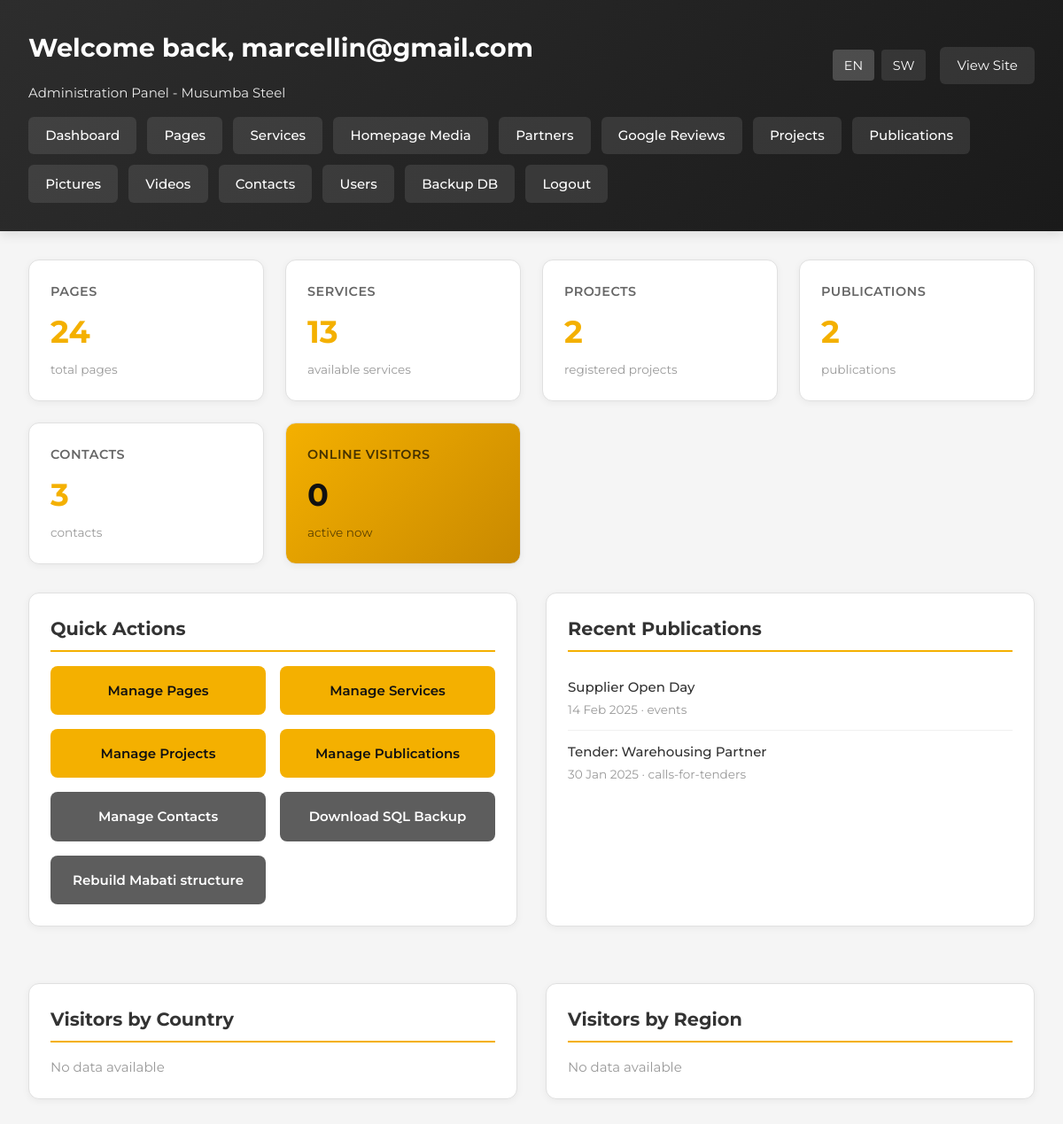
Page /admin/dashboard.php (signed in) on the committed database.
### tables this page shows
CREATE TABLE IF NOT EXISTS users (
    id INT AUTO_INCREMENT PRIMARY KEY,
    username VARCHAR(190) NOT NULL UNIQUE,
    password_hash VARCHAR(255) NOT NULL,
    role ENUM('user', 'admin') DEFAULT 'user',
    created_at TIMESTAMP DEFAULT CURRENT_TIMESTAMP
);

CREATE TABLE IF NOT EXISTS publications (
    id INT AUTO_INCREMENT PRIMARY KEY,
    type ENUM('events','training','national-holidays','international-holidays','calls-for-tenders','communicates') NOT NULL,
    title_en VARCHAR(255) NOT NULL,
    title_sw VARCHAR(255) NOT NULL,
    body_en TEXT,
    body_sw TEXT,
    attachment VARCHAR(255),
    published_on DATE,
    created_at TIMESTAMP DEFAULT CURRENT_TIMESTAMP,
    updated_at TIMESTAMP DEFAULT CURRENT_TIMESTAMP ON UPDATE CURRENT_TIMESTAMP
);

### includes/helpers.php (called while the page is built, shortened)
<?php
require_once __DIR__ . '/../config/config.php';
function currentLang(): string
{
    return $_SESSION['lang'] ?? 'en';
}
function t(string $key): string
{
    static $dictionary;
    if ($dictionary === null) {
        $dictionary = include __DIR__ . '/translations.php';
    }
    $lang = currentLang();
    return $dictionary[$key][$lang] ?? $key;
}

### admin/includes/auth.php (called while the page is built, shortened)
<?php
require_once __DIR__ . '/../../includes/helpers.php';
function currentUser()
{
    $userId = $_SESSION['user_id'] ?? null;
    try {
        $result = query('SELECT id, username, role FROM users WHERE id = ?', [(int) $userId]);
        if ($result) {
            $user = $result->fetch_assoc();
            return $user;
        }
    } catch (Exception $e) {
        try {
            $result = query('SELECT id, username FROM users WHERE id = ?', [(int) $userId]);
            if ($result) {
                $user = $result->fetch_assoc();
                if ($user) {
                    $user['role'] = 'admin';
                }
                return $user;
            }
        } catch (Exception $e2) {
            error_log('Error fetching user: ' . $e2->getMessage());
        }
    }
    return null;
}

### config/config.php (called while the page is built, shortened)
<?php
function db(): mysqli
{
    static $connection;
    if ($connection instanceof mysqli) {
        return $connection;
    }
    $connection = new mysqli(DB_HOST, DB_USER, DB_PASS, DB_NAME);
    $connection->set_charset('utf8mb4');
    return $connection;
}
function query(string $sql, array $params = [])
{
    $connection = db();
    if (!$params) {
        return $connection->query($sql);
    }
    $stmt = $connection->prepare($sql);
    $types = '';
    $values = [];
    foreach ($params as $param) {
        $types .= is_int($param) ? 'i' : 's';
        $values[] = $param;
    }
    $stmt->bind_param($types, ...$values);
    $stmt->execute();
    return $stmt->get_result();
}

### admin/dashboard.php (the view, shortened to what this page needs)
<?php
require_once __DIR__ . '/includes/auth.php';
require_once __DIR__ . '/../includes/helpers.php';
$user = currentUser();
$lang = currentLang();
function getCount($table) {
    $allowedTables = ['pages', 'services', 'projects', 'publications', 'contacts'];
    try {
        $result = query('SELECT COUNT(*) as total FROM `' . $table . '`');
        if ($result && $row = $result->fetch_assoc()) {
            return (int) $row['total'];
        }
    } catch (Exception $e) {
        return 0;
    }
    return 0;
}
$stats = [
    'pages' => getCount('pages'),
    'services' => getCount('services'),
    'projects' => getCount('projects'),
    'publications' => getCount('publications'),
    'contacts' => getCount('contacts'),
];
$recentPubs = [];
try {
    $recentPublications = query('SELECT title_en, published_on, type FROM publications ORDER BY published_on DESC LIMIT 5');
    if ($recentPublications && is_object($recentPublications)) {
        $data = $recentPublications->fetch_all(MYSQLI_ASSOC);
        $recentPubs = $data ?: [];
    }
} catch (Exception $e) {
    $recentPubs = [];
}
$visitorsOnline = 0;
$visitorsByCountry = [];
$visitorsByRegion = [];
try {
    $onlineResult = query('SELECT COUNT(DISTINCT ip_address) as total FROM visitors WHERE last_activity > DATE_SUB(NOW(), INTERVAL 5 MINUTE)');
    if ($onlineResult && $row = $onlineResult->fetch_assoc()) {
        $visitorsOnline = (int) $row['total'];
    }
    $countryResult = query('SELECT country, COUNT(*) as count FROM visitors WHERE country IS NOT NULL AND country != "" GROUP BY country ORDER BY count DESC LIMIT 10');
    if ($countryResult) {
        $visitorsByCountry = $countryResult->fetch_all(MYSQLI_ASSOC);
    }
    $regionResult = query('SELECT region, country, COUNT(*) as count FROM visitors WHERE region IS NOT NULL AND region != "" GROUP BY region, country ORDER BY count DESC LIMIT 10');
    if ($regionResult) {
        $visitorsByRegion = $regionResult->fetch_all(MYSQLI_ASSOC);
    }
} catch (Exception $e) {
    error_log('Visitor stats error: ' . $e->getMessage());
}
?>
<!DOCTYPE html>
<html lang="<?= $lang === 'sw' ? 'sw' : 'en'; ?>">
<head>
    <link rel="stylesheet" href="../assets/css/style.css">
</head>
<body>
    <div class="admin-header">
        <div class="user-info">
            <div>
                <h1><?= t('admin.welcome'); ?>, <?= htmlspecialchars($user['username']); ?></h1>
                <p style="margin: 0; opacity: 0.9;"><?= t('admin.panel'); ?></p>
            </div>
            <div style="display: flex; gap: 1rem; align-items: center;">
                <div class="language-switch" style="display: flex; gap: 0.5rem;">
                    <a class="<?= $lang === 'en' ? 'active' : ''; ?>" href="?lang=en" style="color: white; text-decoration: none; padding: 0.4rem 0.8rem; background: <?= $lang === 'en' ? 'rgba(255,255,255,0.2)' : 'rgba(255,255,255,0.1)'; ?>; border-radius: 4px; font-size: 0.9rem;">EN</a>
                    <a class="<?= $lang === 'sw' ? 'active' : ''; ?>" href="?lang=sw" style="color: white; text-decoration: none; padding: 0.4rem 0.8rem; background: <?= $lang === 'sw' ? 'rgba(255,255,255,0.2)' : 'rgba(255,255,255,0.1)'; ?>; border-radius: 4px; font-size: 0.9rem;">SW</a>
                </div>
                <a href="../index.php?lang=<?= $lang; ?>" style="color: white; text-decoration: none; padding: 0.6rem 1.2rem; background: rgba(255,255,255,0.1); border-radius: 6px;"><?= t('admin.view_site'); ?></a>
            </div>
        </div>
        <nav class="admin-nav">
            <a href="dashboard.php?lang=<?= $lang; ?>"><?= t('admin.dashboard'); ?></a>
            <a href="pages.php?lang=<?= $lang; ?>"><?= t('admin.pages'); ?></a>
            <a href="services.php?lang=<?= $lang; ?>"><?= t('admin.services'); ?></a>
            <a href="homepage.php?lang=<?= $lang; ?>">Homepage Media</a>
            <a href="partners.php?lang=<?= $lang; ?>">Partners</a>
            <a href="testimonials.php?lang=<?= $lang; ?>">Google Reviews</a>
            <a href="projects.php?lang=<?= $lang; ?>"><?= t('admin.projects'); ?></a>
            <a href="publications.php?lang=<?= $lang; ?>"><?= t('admin.publications'); ?></a>
            <a href="pictures.php?lang=<?= $lang; ?>"><?= t('admin.pictures'); ?></a>
            <a href="videos.php?lang=<?= $lang; ?>"><?= t('admin.videos'); ?></a>
            <a href="contacts.php?lang=<?= $lang; ?>"><?= t('admin.contacts'); ?></a>
            <a href="users.php?lang=<?= $lang; ?>"><?= t('admin.users'); ?></a>
            <a href="backup.php"><?= t('admin.backup'); ?></a>
            <a href="logout.php"><?= t('admin.logout'); ?></a>
        </nav>
    </div>
    <div class="admin-layout">
        <section class="stat-grid">
            <article class="stat-card">
                <h3><?= t('admin.pages'); ?></h3>
                <p class="number"><?= $stats['pages']; ?></p>
                <p class="label"><?= t('admin.total_pages'); ?></p>
            </article>
            <article class="stat-card">
                <h3><?= t('admin.services'); ?></h3>
                <p class="number"><?= $stats['services']; ?></p>
                <p class="label"><?= t('admin.available_services'); ?></p>
            </article>
            <article class="stat-card">
                <h3><?= t('admin.projects'); ?></h3>
                <p class="number"><?= $stats['projects']; ?></p>
                <p class="label"><?= t('admin.registered_projects'); ?></p>
            </article>
            <article class="stat-card">
                <h3><?= t('admin.publications'); ?></h3>
                <p class="number"><?= $stats['publications']; ?></p>
                <p class="label"><?= t('admin.publications_count'); ?></p>
            </article>
            <article class="stat-card">
                <h3><?= t('admin.contacts'); ?></h3>
                <p class="number"><?= $stats['contacts']; ?></p>
                <p class="label"><?= t('admin.contacts_count'); ?></p>
            </article>
            <article class="stat-card" style="background: linear-gradient(135deg, var(--primary) 0%, var(--primary-dark) 100%); color: #111;">
                <h3 style="color: rgba(0,0,0,0.7);"><?= t('admin.online_visitors'); ?></h3>
                <p class="number" style="color: #111;"><?= $visitorsOnline; ?></p>
                <p class="label" style="color: rgba(0,0,0,0.6);"><?= t('admin.active_now'); ?></p>
            </article>
        </section>
        <div style="display: grid; grid-template-columns: 1fr 1fr; gap: 2rem;">
            <section class="dashboard-section">
                <h2><?= t('admin.quick_actions'); ?></h2>
                <div class="quick-actions">
                    <a href="pages.php?lang=<?= $lang; ?>" class="action-btn"><?= t('admin.manage_pages'); ?></a>
                    <a href="services.php?lang=<?= $lang; ?>" class="action-btn"><?= t('admin.manage_services'); ?></a>
                    <a href="projects.php?lang=<?= $lang; ?>" class="action-btn"><?= t('admin.manage_projects'); ?></a>
                    <a href="publications.php?lang=<?= $lang; ?>" class="action-btn"><?= t('admin.manage_publications'); ?></a>
                    <a href="contacts.php?lang=<?= $lang; ?>" class="action-btn secondary"><?= t('admin.manage_contacts'); ?></a>
                    <a href="backup.php" class="action-btn secondary"><?= t('admin.download_backup'); ?></a>
                    <a href="migrate_mabati.php" class="action-btn secondary">Rebuild Mabati structure</a>
                </div>
            </section>
            <section class="dashboard-section">
                <h2><?= t('admin.recent_publications'); ?></h2>
                <?php if (empty($recentPubs)): ?>
                    <p style="color: #999;"><?= t('admin.no_recent_publications'); ?></p>
                <?php else: ?>
                    <ul class="recent-list">
                        <?php foreach ($recentPubs as $pub): ?>
                            <li>
                                <a href="publications.php?lang=<?= $lang; ?>"><?= htmlspecialchars($pub['title_en']); ?></a>
                                <div class="meta">
                                    <?= date('d M Y', strtotime($pub['published_on'])); ?> · <?= htmlspecialchars($pub['type']); ?>
                                </div>
                            </li>
                        <?php endforeach; ?>
                    </ul>
                <?php endif; ?>
            </section>
        </div>
        <div style="display: grid; grid-template-columns: 1fr 1fr; gap: 2rem; margin-top: 2rem;">
            <section class="dashboard-section">
                <h2><?= t('admin.visitors_by_country'); ?></h2>
                <?php if (empty($visitorsByCountry)): ?>
                    <p style="color: #999;"><?= t('admin.no_data_available'); ?></p>
                <?php endif; ?>
            </section>
            <section class="dashboard-section">
                <h2><?= t('admin.visitors_by_region'); ?></h2>
                <?php if (empty($visitorsByRegion)): ?>
                    <p style="color: #999;"><?= t('admin.no_data_available'); ?></p>
                <?php endif; ?>
            </section>
        </div>
    </div>
</body>
</html>

### assets/css/style.css (style rules this page uses)
:root { --brand-dark: #1a1a1a; --brand-steel: #2d2d2d; --brand-gold: #f4b000; --brand-gold-dark: #c98900; --brand-gold-bright: #ffc933; --brand-gray: #f2f2f2; --ink: #212529; --muted: #5c6770; --line: #dde2e8; --white: #ffffff; --max-width: 1200px; --steel: var(--brand-dark); --gold: var(--brand-gold); --gold-bright: var(--brand-gold-bright); --gold-dark: var(--brand-gold-dark); --primary: var(--brand-gold); --primary-dark: var(--brand-gold-dark); --paper: #fff; --alaf-navy: var(--brand-dark); --alaf-blue: var(--brand-gold); --alaf-blue-mid: var(--brand-gold-dark); --alaf-gray: var(--brand-gray); }
* { box-sizing: border-box; margin: 0; padding: 0; }
html, body { overflow-x: hidden; }
body { font-family: 'Titillium Web', Arial, Helvetica, sans-serif; color: var(--ink); background: #fff; line-height: 1.55; font-size: 15px; }
a { color: inherit; }

### admin/dashboard.php (style rules this page uses)
body { background: #f5f5f5; font-family: 'Montserrat', sans-serif; }
.admin-header { background: linear-gradient(135deg, #2d2d2d 0%, #1a1a1a 100%); color: white; padding: 2rem; margin-bottom: 2rem; box-shadow: 0 4px 12px rgba(0, 0, 0, 0.1); }
.admin-header h1 { margin: 0 0 1rem 0; font-size: 1.8rem; }
.admin-header .user-info { display: flex; justify-content: space-between; align-items: center; flex-wrap: wrap; gap: 1rem; }
.admin-nav { display: flex; flex-wrap: wrap; gap: 0.75rem; margin-top: 1rem; }
.admin-nav a { padding: 0.6rem 1.2rem; background: rgba(255, 255, 255, 0.1); color: white; text-decoration: none; border-radius: 6px; font-weight: 500; transition: background 0.2s ease; }
.admin-layout { max-width: 1400px; margin: 0 auto; padding: 0 2rem 2rem; }
.stat-grid { display: grid; grid-template-columns: repeat(auto-fit, minmax(220px, 1fr)); gap: 1.5rem; margin-bottom: 2rem; }
.stat-card { background: white; border-radius: 12px; padding: 1.5rem; border: 1px solid #e0e0e0; box-shadow: 0 2px 8px rgba(0, 0, 0, 0.05); transition: transform 0.2s ease, box-shadow 0.2s ease; }
.stat-card h3 { margin: 0 0 0.5rem 0; color: #666; font-size: 0.9rem; font-weight: 600; text-transform: uppercase; letter-spacing: 0.5px; }
.stat-card .number { font-size: 2.2rem; font-weight: 700; color: var(--primary); margin: 0; }
.stat-card .label { color: #999; font-size: 0.85rem; margin-top: 0.25rem; }
.dashboard-section { background: white; border-radius: 12px; padding: 1.5rem; border: 1px solid #e0e0e0; box-shadow: 0 2px 8px rgba(0, 0, 0, 0.05); margin-bottom: 2rem; }
.dashboard-section h2 { margin: 0 0 1rem 0; color: #333; font-size: 1.3rem; border-bottom: 2px solid var(--primary); padding-bottom: 0.5rem; }
.recent-list { list-style: none; padding: 0; margin: 0; }
.recent-list li { padding: 0.75rem 0; border-bottom: 1px solid #f0f0f0; }
.recent-list li:last-child { border-bottom: none; }
.recent-list a { color: #333; text-decoration: none; font-weight: 500; }
.recent-list .meta { color: #999; font-size: 0.85rem; margin-top: 0.25rem; }
.quick-actions { display: grid; grid-template-columns: repeat(auto-fit, minmax(200px, 1fr)); gap: 1rem; }
.action-btn { display: block; padding: 1rem; background: var(--primary); color: #111; text-decoration: none; border-radius: 8px; text-align: center; font-weight: 600; transition: background 0.2s ease; }
.action-btn.secondary { background: #5d5d5d; color: white; }

### rows in the picture
users: username "marcellin@gmail.com"
publications: title_en "Supplier Open Day", published_on "14 Feb 2025", type "events"
publications: title_en "Tender: Warehousing Partner", published_on "30 Jan 2025", type "calls-for-tenders"

### other values in the picture
t('admin.welcome') "Welcome back"
t('admin.panel') "Administration Panel - Musumba Steel"
t('admin.view_site') "View Site"
t('admin.dashboard') "Dashboard"
t('admin.pages') "Pages"
t('admin.services') "Services"
t('admin.projects') "Projects"
t('admin.publications') "Publications"
t('admin.pictures') "Pictures"
t('admin.videos') "Videos"
t('admin.contacts') "Contacts"
t('admin.users') "Users"
t('admin.backup') "Backup DB"
t('admin.logout') "Logout"
t('admin.pages') "PAGES"
